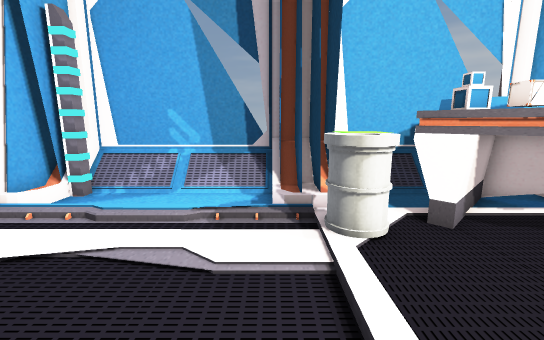
view 1 (above)

18 first-person views from a walk through a Unity game level. The camera is 1.2 m above the floor, tilts 10° down and sees 90° across. Doors are open. The floor is counted in squares, 0.45 m on a side. Each view is taken from the middle of a square. On the plan, view 1 faces up. The plan holds only what a view shows up to about 19 squares ahead; the rest is blank. The place goes on beyond the plan. The player is left out. Some surface patterns are stand-ins.

view 2
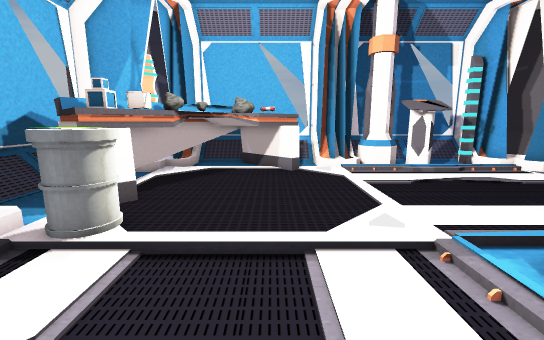

view 3
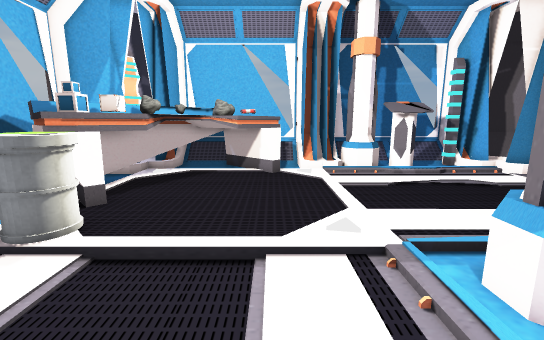

view 4
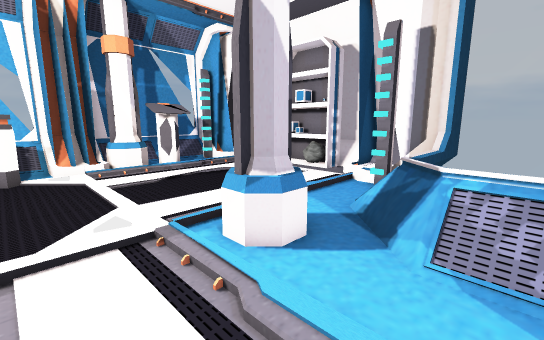

view 5
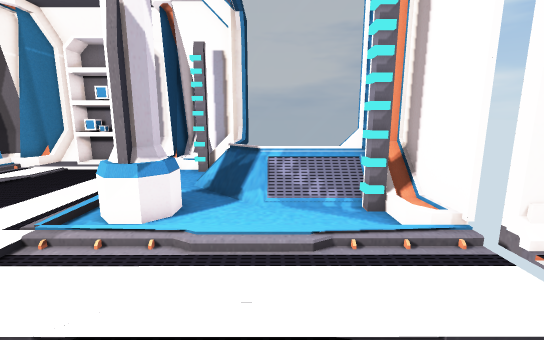

view 6
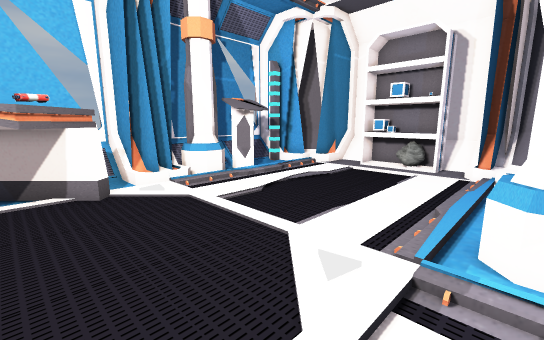

view 7
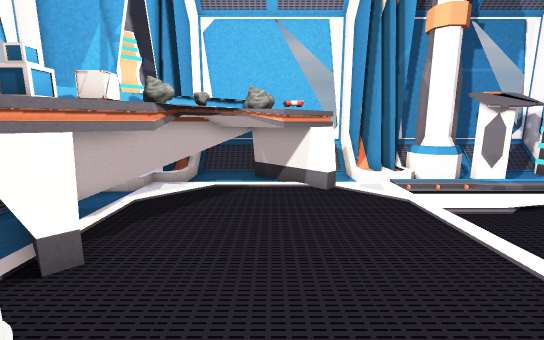

view 8
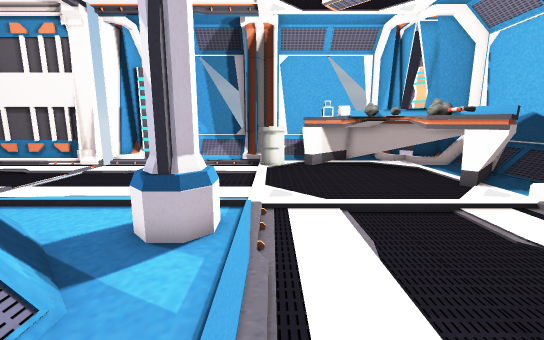

view 9
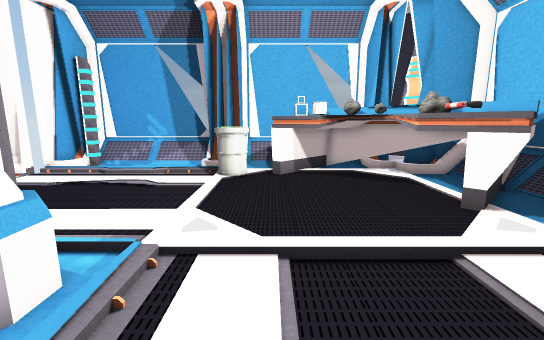

view 10
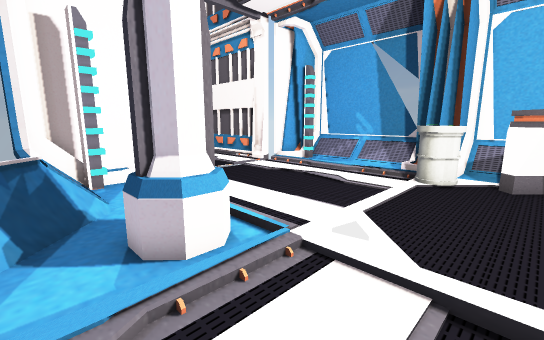

view 11
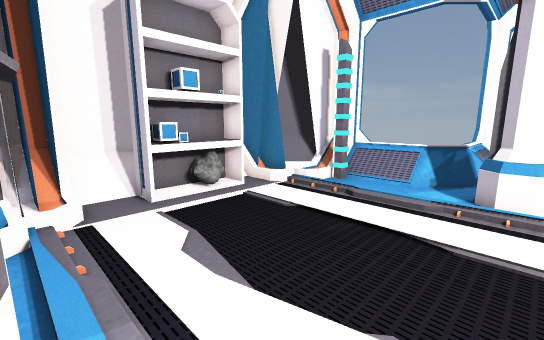

view 12
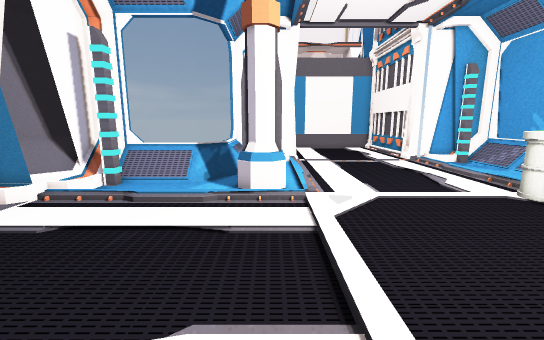

view 13
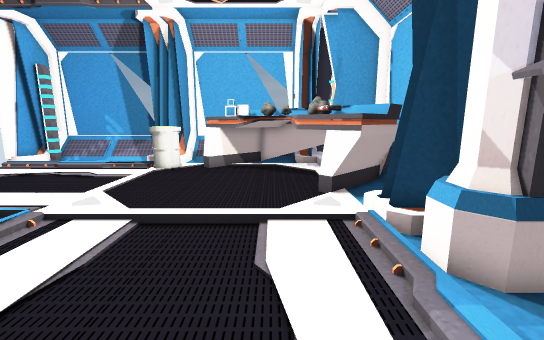

view 14
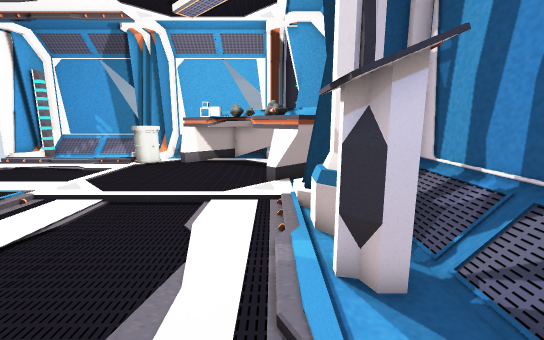

view 15
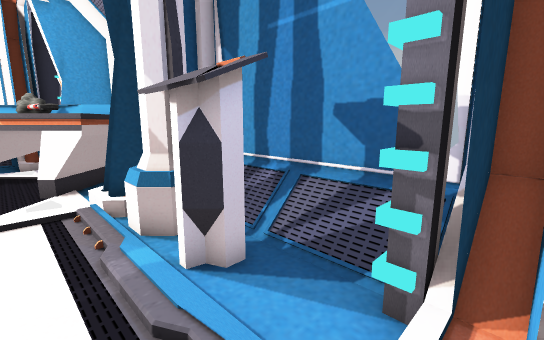

view 16
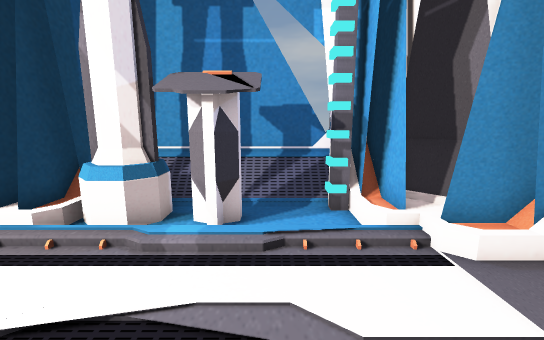

view 17
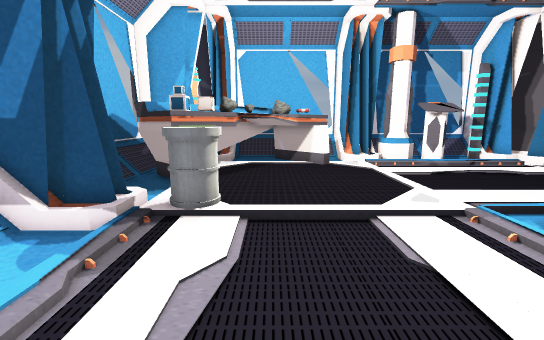

view 18
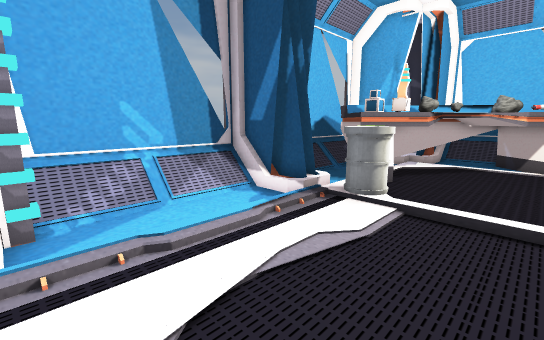

### Floor plan
Key: @ floor where view 1 was taken; # wall or solid block; x gap in a wall; . main floor; : floor 0.25 m higher than the main floor; / step, stairs or slope; D open door; = window, fence, low wall or low ledge; B bin; P pistol; C column; N console; S shelf; O other object.
Columns run from 9 left of view 1 to 14 right of it. Each row starts with its distance up from view 1.
 11   ######## ########
 10  ##......###...OO  ##
  9  ##......###..OOOO.###
  8 ##........##.OOOOOO::##
  7 DD........BBBOOOOOOO:###
  6 DD........BBB.OOOOOOO..#
  5 DD..............OOOOOO #
  4 DD......../.......OOOOO#
  3 DD......../.......OOOOO#
  2 DD......../.......OPPOO#
  1  D.................OOO.#
  0  D.......@........../..#
 -1 DD................../###
 -2 ##.......C....///.../###
 -3  ##.....CCC........./CC#
 -4  ##////.CCC.........CCC#
 -5   #////.............NNC#
 -6   #  ==//...........NN.#
 -7       =//...........NN.#
 -8        //...........NN.#
 -9        //..............#
-10       ####/..........###
-11         ##:.........####
-12          ###.SSSSS.:x:#
-13           ##.SSSSS.####
-14            #//  ///##
-15            #########

Where each view was taken, in squares from view 1:
view 1: 0 up, 0 right, facing up
view 2: 2 up, 4 left, facing right
view 3: 1 up, 4 left, facing right
view 4: 1 up, 5 left, facing down-right
view 5: 4 up, 4 left, facing down
view 6: 3 up, 0 right, facing down-right
view 7: 3 up, 0 right, facing right
view 8: 10 down, 2 right, facing up
view 9: 7 down, 4 right, facing up
view 10: 6 down, 5 right, facing up-left
view 11: 3 down, 11 right, facing down-left
view 12: 3 down, 11 right, facing left
view 13: 9 down, 8 right, facing up
view 14: 11 down, 10 right, facing up
view 15: 11 down, 9 right, facing up-right
view 16: 8 down, 5 right, facing right
view 17: 4 up, 6 left, facing right
view 18: 2 up, 7 left, facing up-right
